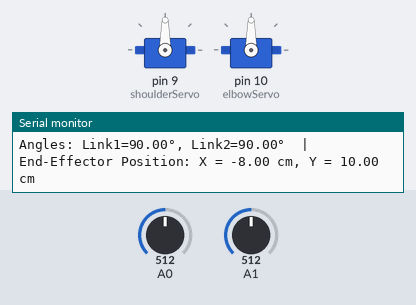
The sketch below on a simulated Arduino Uno, built with avr-gcc and run on an emulated ATmega328P. Parts: 2 × servo, the last lines printed to the serial monitor. Inputs (shaded band) come from the test bench; at power-on: A0 = 512, A1 = 512.

Above: at 1.2 s.
1.3 s: A0 set to 716
At 2.3 s:
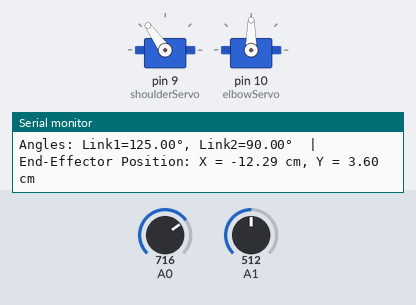
2.9 s: A1 set to 253
At 4.0 s:
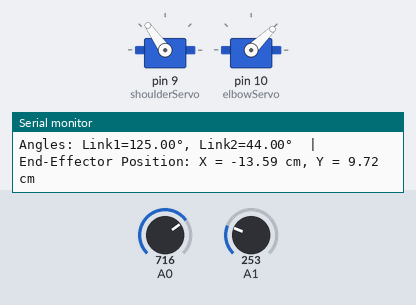
4.5 s: A1 set to 220
At 5.6 s:
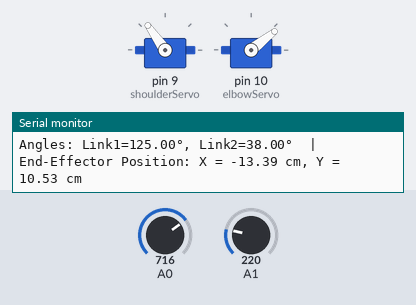
6.1 s: A0 set to 738
At 7.5 s:
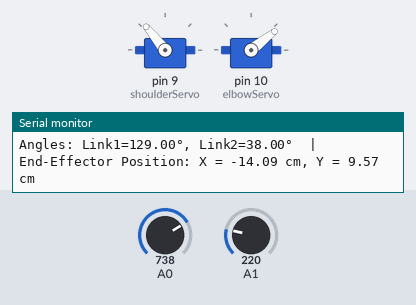
9.1 s: A1 set to 180
At 10.7 s:
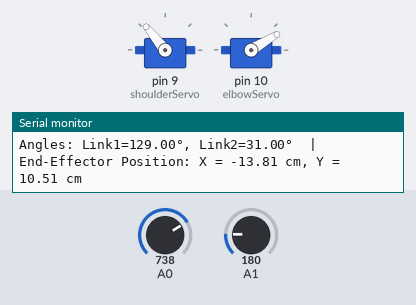
12.1 s: A0 set to 511
At 13.1 s:
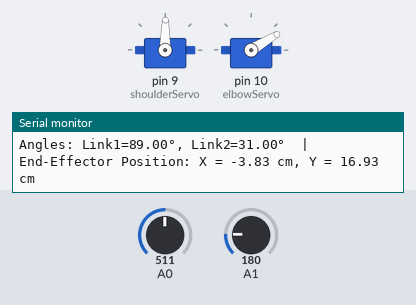
Timing chart, 0 to 14.7 s (numbered marks = the images above; inputs shaded):
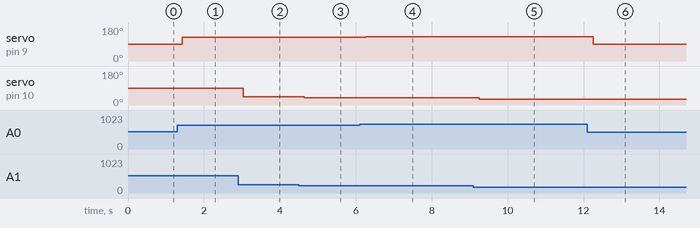

The sketch:

sketch.ino
```cpp
#include <Servo.h>
#include <math.h>

Servo shoulderServo;
Servo elbowServo;

// Link Lengths (Maan lijiye dono robot links 10cm aur 8cm ke hain)
const float L1 = 10.0;
const float L2 = 8.0;

void setup() {
  Serial.begin(9600);
  shoulderServo.attach(9);
  elbowServo.attach(10);
  Serial.println("--- Robotic Arm Kinematics Simulator Ready ---");
}

void loop() {
  // Knobs se values read karna (0 se 1023)
  int knob1 = analogRead(A0);
  int knob2 = analogRead(A1);

  // Unhe angles (degrees) mein badalna (0 to 180)
  float theta1_deg = map(knob1, 0, 1023, 0, 180);
  float theta2_deg = map(knob2, 0, 1023, 0, 180);

  // Motors ko ghumana (Case 2: Pure Rotation)
  shoulderServo.write(theta1_deg);
  elbowServo.write(theta2_deg);

  // Math calculation ke liye degrees ko Radians mein badalna
  float r1 = theta1_deg * M_PI / 180.0;
  float r2 = (theta1_deg + theta2_deg) * M_PI / 180.0; // Chain Rule Applied

  // Slide Math Formula: Coordinate Forward Kinematics
  float x = L1 * cos(r1) + L2 * cos(r2);
  float y = L1 * sin(r1) + L2 * sin(r2);

  // Wokwi ke Serial Monitor par live XY position print karna
  Serial.print("Angles: Link1=");
  Serial.print(theta1_deg);
  Serial.print("°, Link2=");
  Serial.print(theta2_deg);
  Serial.print("°  |  End-Effector Position: X = ");
  Serial.print(x);
  Serial.print(" cm, Y = ");
  Serial.print(y);
  Serial.println(" cm");

  delay(200); // 0.2 second ka wait taaki screen crash na ho
}
```

Measured:
- after the input at 1.3 s, servo on pin 9 (shoulderServo): 90° → 125° after 0.12 s
- after the input at 2.9 s, servo on pin 10 (elbowServo): 90° → 44° after 0.14 s
- after the input at 4.5 s, servo on pin 10 (elbowServo): 44° → 38° after 0.15 s
- after the input at 6.1 s, servo on pin 9 (shoulderServo): 125° → 129° after 0.17 s
- after the input at 9.1 s, servo on pin 10 (elbowServo): 38° → 31° after 0.16 s
- after the input at 12.1 s, servo on pin 9 (shoulderServo): 129° → 89° after 0.16 s
